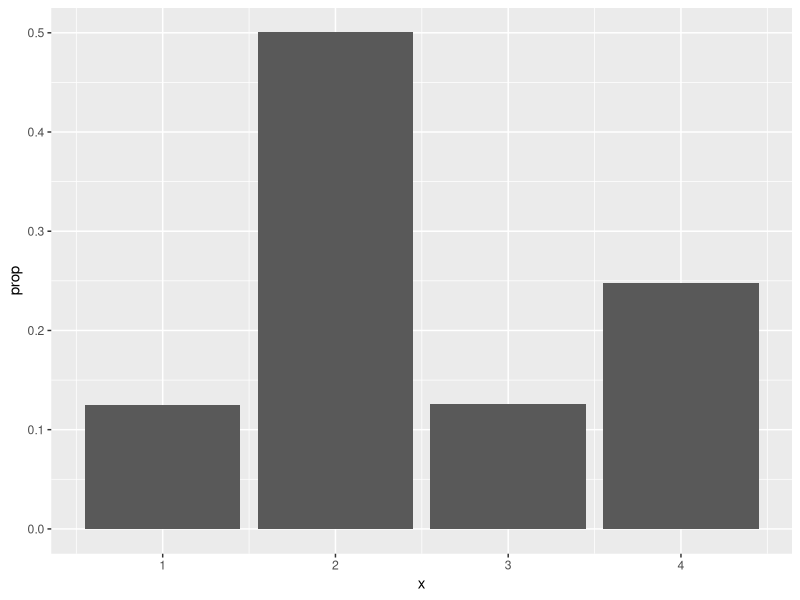

Write the R code that produced this figure. (Note: this script raises an error after producing the figure.)
## ---- chunk 1
library(tidyverse)

get_x <- function() {

    p <- c(1/8,1/2,1/8,1/4)
    p1 <- c(0,p[1:3])
    t <- runif(1)
    u <- (t > cumsum(p1)) & (t < cumsum(p))
    X <- which(u==1)

    X
}

get_xn <- function(n) {

    x <- rep(0, n)
    for (i in seq_len(n)) {
        x[i] <- get_x()
    }

    x

}

n <- 1e5
x <- get_xn(n)

df <- tibble(x)
df |> ggplot(aes(x)) + #geom_histogram()
    geom_bar(aes(y = ..prop..))


x <- tibble(X = 1:4, count = XS)

df |> ggplot(aes(x)) + geom_point()

# ggplot(data=tips, aes(x=day)) +
#   geom_bar(aes(y = ..prop.., group = 1))


## ---- chunk 2

